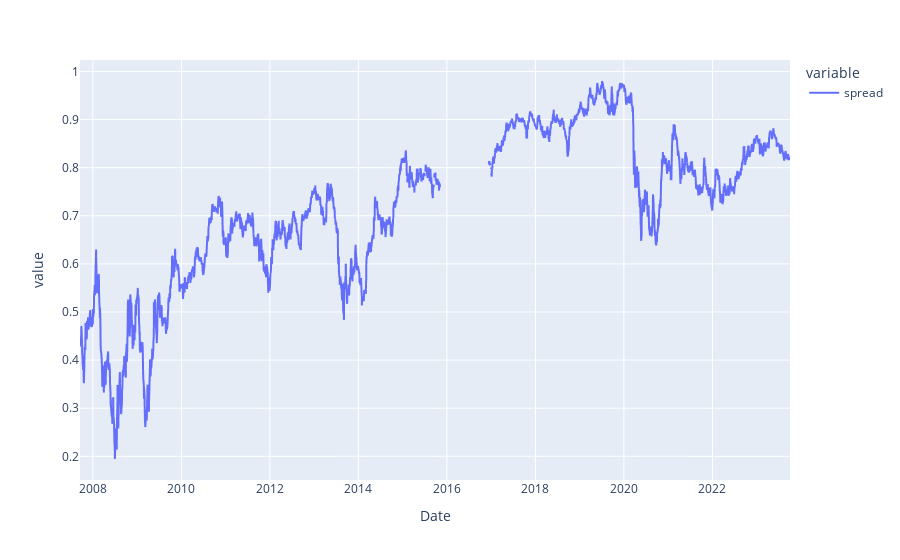

The notebook cell saved with this chart:
### Code cell
import plotly.express as px
fig = px.line(cdf.spread)
fig.show()

### Figure 1 — Plotly figure (JSON) as saved in the notebook; plotly's stock layout.template omitted (floating-point values rounded to 4 significant figures; data arrays with more than 128 entries replaced by an {"elided": "..."} marker saying what was removed)
{"data": [{"hovertemplate": "variable=spread<br>Date=%{x}<br>value=%{y}<extra></extra>", "legendgroup": "spread", "line": {"color": "#636efa", "dash": "solid"}, "marker": {"symbol": "circle"}, "mode": "lines", "name": "spread", "showlegend": true, "type": "scattergl", "x": {"elided": "3933 str values"}, "xaxis": "x", "y": {"elided": "3933 float values"}, "yaxis": "y"}], "layout": {"legend": {"title": {"text": "variable"}, "tracegroupgap": 0}, "margin": {"t": 60}, "xaxis": {"anchor": "y", "domain": [0, 1], "title": {"text": "Date"}}, "yaxis": {"anchor": "x", "domain": [0, 1], "title": {"text": "value"}}}}
